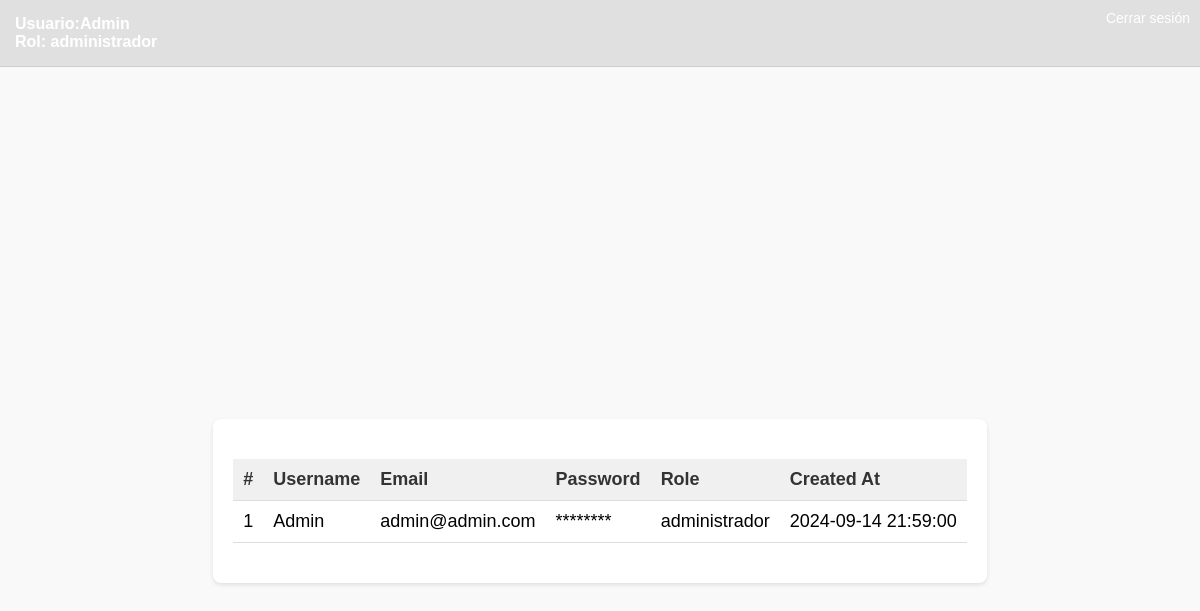
The page /dashboard.php (signed in) on the database as committed earlier.
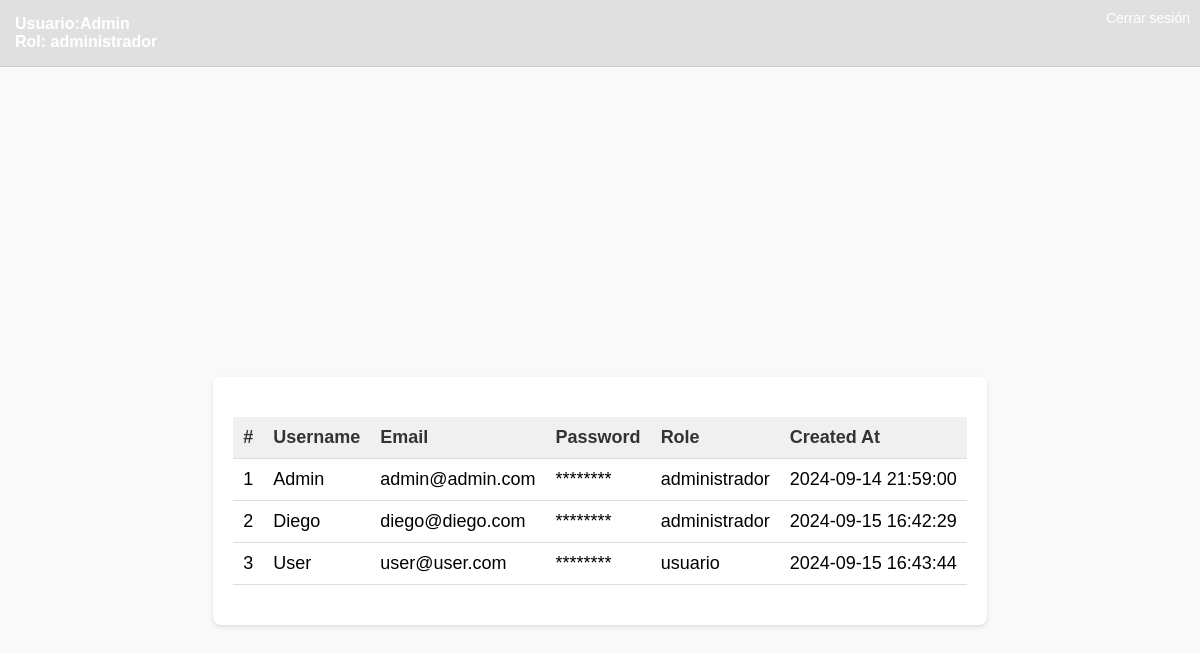
The same page on the database as committed later.
### tables this page shows
CREATE TABLE `users` (
  `id` int(11) NOT NULL,
  `username` varchar(50) NOT NULL,
  `email` varchar(100) NOT NULL,
  `password` varchar(255) NOT NULL,
  `role` enum('usuario','administrador') DEFAULT 'usuario',
  `created_at` timestamp NOT NULL DEFAULT current_timestamp(),
  `is_active` tinyint(1) DEFAULT 1
);

### dashboard.php (the view, shortened to what this page needs)
<?php
$isAdmin = $_SESSION['role'] === 'administrador';
$isUser = $_SESSION['role'] === 'usuario';
?>
<!DOCTYPE html>
<html lang="es">
<head>
    <link rel="stylesheet" href="styles.css">
</head>
<body>
    <div class="header">
        <div class="user-info">
            Usuario:<?php echo htmlspecialchars($_SESSION['username']); ?><br>
            Rol: <?php echo htmlspecialchars($_SESSION['role']); ?>
        </div>
        <div class="logout">
            <a href="logout.php">Cerrar sesión</a>
        </div>
    </div>
    <div class="content">
        <div class="table-container">
            <table>
                <thead>
                    <tr>
                        <?php if ($isAdmin): ?>
                            <th>#</th>
                            <th>Username</th>
                            <th>Email</th>
                            <th>Password</th>
                            <th>Role</th>
                            <th>Created At</th>
                        <?php elseif ($isUser): ?>
                            <th>#</th>
                            <th>Email</th>
                            <th>Password</th>
                        <?php endif; ?>
                    </tr>
                </thead>
                <tbody>
                    <?php
                    include 'db.php';
                    try {
                        if ($isAdmin) {
                            $stmt = $pdo->query("SELECT id, username, email, password, role, created_at FROM users");
                        } elseif ($isUser) {
                            $stmt = $pdo->query("SELECT id, email, password FROM users");
                        }
                        while ($row = $stmt->fetch(PDO::FETCH_ASSOC)) {
                            echo '<tr>';
                            echo '<td>' . htmlspecialchars($row['id']) . '</td>';
                            if ($isAdmin) {
                                echo '<td>' . htmlspecialchars($row['username']) . '</td>';
                            }
                            echo '<td>' . htmlspecialchars($row['email']) . '</td>';
                            echo '<td>********</td>';
                            if ($isAdmin) {
                                echo '<td>' . htmlspecialchars($row['role']) . '</td>';
                                echo '<td>' . htmlspecialchars($row['created_at']) . '</td>';
                            }
                            echo '</tr>';
                        }
                    } catch (PDOException $e) {
                        echo 'Error: ' . $e->getMessage();
                    }
                    ?>
                </tbody>
            </table>
        </div>
    </div>
</body>
</html>

Rows that differ between the two databases and show on the page:
added users: id "2", username "Diego", email "diego@diego.com", role "administrador", created_at "2024-09-15 16:42:29"
added users: id "3", username "User", email "user@user.com", role "usuario", created_at "2024-09-15 16:43:44"
